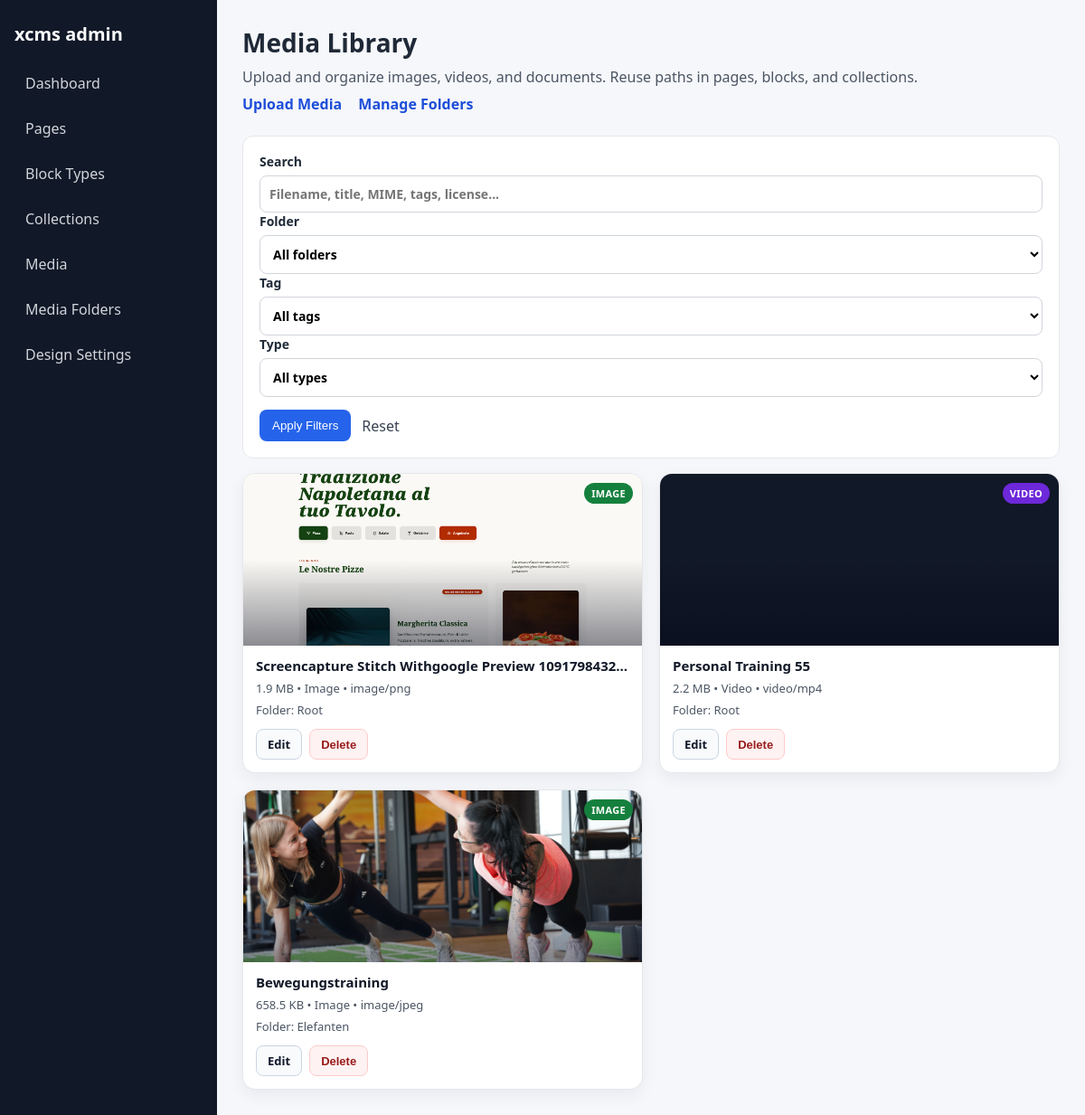
Page /admin/media on the committed database.
### tables this page shows
CREATE TABLE media (
    id INTEGER PRIMARY KEY AUTOINCREMENT,
    title TEXT NOT NULL,
    alt_text TEXT,
    original_name TEXT NOT NULL,
    filename TEXT NOT NULL,
    mime_type TEXT NOT NULL,
    extension TEXT NOT NULL,
    size_bytes INTEGER NOT NULL,
    storage_path TEXT NOT NULL,
    public_url TEXT NOT NULL,
    width INTEGER,
    height INTEGER,
    created_at TEXT NOT NULL,
    updated_at TEXT NOT NULL
, folder_id INTEGER NULL, stored_name TEXT, file_size INTEGER, path TEXT, type TEXT, copyright_text TEXT, copyright_author TEXT, license_name TEXT, license_url TEXT, source_url TEXT, attribution_required INTEGER NOT NULL DEFAULT 0, usage_notes TEXT);

### app/Core/View.php (called while the page is built, shortened)
<?php
class View
{
    private string $basePath;
    public function __construct()
    {
        $this->basePath = BASE_PATH . '/app/Views';
    }
    public function render(string $view, array $data = []): string
    {
        $path = $this->basePath . '/' . $view . '.php';
        extract($data, EXTR_SKIP);
        require $path;
        return ob_get_clean();
    }
}

### app/Core/Controller.php (called while the page is built, shortened)
<?php
abstract class Controller
{
    public function __construct(Request $request, Response $response)
    {
        $this->request = $request;
    }
    protected function render(string $view, array $data = [], string $layout = 'main'): void
    {
        $viewEngine = new View();
        $content = $viewEngine->render($view, $data);
    }
}

### app/Controllers/Admin/MediaAdminController.php (called while the page is built, shortened)
<?php
class MediaAdminController extends Controller
{
    private MediaRepository $mediaRepository;
    private MediaFolderRepository $mediaFolderRepository;
    private MediaTagRepository $mediaTagRepository;
    public function __construct(Request $request, Response $response)
    {
        $this->mediaRepository = new MediaRepository();
        $this->mediaFolderRepository = new MediaFolderRepository();
        $this->mediaTagRepository = new MediaTagRepository();
    }
    public function index(): void
    {
        $filters = $this->resolveListFiltersFromQuery();
        $mediaItems = $this->mediaRepository->searchWithFilters($filters);
        $mediaItems = $this->mediaRepository->attachTagsToMediaList($mediaItems);
        $folderTree = $this->mediaFolderRepository->getTreeList();
        $folderMap = $this->mediaFolderRepository->getIdNameMap();
        $availableTags = $this->mediaTagRepository->all();
        $this->render('admin/media/index', [
            'pageTitle' => 'Media Library',
            'mediaItems' => $mediaItems,
            'folderTree' => $folderTree,
            'folderMap' => $folderMap,
            'selectedFolderId' => $filters['folder_id'],
            'selectedTagId' => $filters['tag_id'],
            'selectedType' => $filters['type'],
            'searchQuery' => $filters['q'],
            'availableTags' => $availableTags,
            'flash' => $this->readFlashFromQuery(),
        ], 'admin');
    }
    private function resolveListFiltersFromQuery(): array
    {
        $q = trim((string) $this->request->getQuery('q', ''));
        $folderRaw = trim((string) $this->request->getQuery('folder_id', ''));
        $folderId = null;
        $tagRaw = trim((string) $this->request->getQuery('tag_id', ''));
        $tagId = null;
        $type = trim((string) $this->request->getQuery('type', ''));
        if (!in_array($type, ['image', 'video', 'document'], true)) {
            $type = '';
        }
        return [
            'q' => $q,
            'folder_id' => $folderId,
            'tag_id' => $tagId,
            'type' => $type,
        ];
    }
    private function readFlashFromQuery(): ?array
    {
        return null;
    }
}

### public/index.php (called while the page is built, shortened)
<?php
try {
    $request = new Request();
    $response = new Response();
    $router = new Router();
    $routes = require dirname(__DIR__) . '/routes.php';
    foreach ($routes as $path => $handler) {
        $router->get($path, $handler);
        $router->post($path, $handler);
    }
    $router->setSlugFallback('PageController', 'show');
    $router->dispatch($request, $response);
} catch (\Exception $e) {
    http_response_code(500);
    echo '<h1>Error</h1>';
    echo '<p>' . htmlspecialchars($e->getMessage()) . '</p>';
    if (getenv('APP_DEBUG')) {
        echo '<pre>' . htmlspecialchars($e->getTraceAsString()) . '</pre>';
    }
}

### app/Core/Autoloader.php (called while the page is built, shortened)
<?php
class Autoloader
{
    private static string $basePath;
    public static function register(string $basePath): void
    {
        self::$basePath = $basePath;
    }
    public static function load(string $class): void
    {
        $path = self::$basePath . '/app/' . str_replace('\\', '/', substr($class, 4)) . '.php';
    }
}

### app/Core/Database.php (called while the page is built, shortened)
<?php
class Database
{
    private static ?PDO $instance = null;
    public static function initialize(string $dbPath): void
    {
        try {
            self::$instance = new PDO(
                'sqlite:' . $dbPath,
                null,
                null,
                [
                    PDO::ATTR_ERRMODE => PDO::ERRMODE_EXCEPTION,
                    PDO::ATTR_DEFAULT_FETCH_MODE => PDO::FETCH_ASSOC,
                ]
            );
        } catch (\PDOException $e) {
            throw new \RuntimeException('Database connection failed: ' . $e->getMessage());
        }
    }
    public static function connection(): PDO
    {
        return self::$instance;
    }
}

### app/Core/Request.php (called while the page is built, shortened)
<?php
class Request
{
    private array $query;
    public function __construct()
    {
        $this->query = $_GET;
    }
    public function getQuery(string $key, mixed $default = null): mixed
    {
        return $this->query[$key] ?? $default;
    }
}

### app/Repositories/MediaRepository.php (called while the page is built, shortened)
<?php
class MediaRepository extends BaseRepository
{
    protected string $table = 'media';
    public function searchWithFilters(array $filters): array
    {
        $whereParts = [];
        $params = [];
        $q = isset($filters['q']) && is_string($filters['q']) ? trim($filters['q']) : '';
        $folderId = isset($filters['folder_id']) && is_int($filters['folder_id']) && $filters['folder_id'] > 0
            ? $filters['folder_id']
            : null;
        $tagId = isset($filters['tag_id']) && is_int($filters['tag_id']) && $filters['tag_id'] > 0
            ? $filters['tag_id']
            : null;
        $type = isset($filters['type']) && is_string($filters['type']) ? trim($filters['type']) : '';
        $sql = "
            SELECT DISTINCT m.*, f.name AS folder_name
            FROM {$this->table} m
            LEFT JOIN media_folders f ON f.id = m.folder_id
        ";
        $sql .= ' ORDER BY m.created_at DESC, m.id DESC';
        $stmt = $this->db->prepare($sql);
        $stmt->execute($params);
        return $this->hydrateAll($stmt->fetchAll(\PDO::FETCH_ASSOC));
    }
    public function attachTagsToMediaList(array $mediaItems): array
    {
        $ids = [];
        foreach ($mediaItems as $media) {
            if ($media instanceof Media && $media->id !== null) {
                $ids[] = (int) $media->id;
            }
        }
        $placeholder = implode(', ', array_fill(0, count($ids), '?'));
        $sql = "
            SELECT a.media_id, t.*
            FROM media_tag_assignments a
            INNER JOIN media_tags t ON t.id = a.tag_id
            WHERE a.media_id IN ({$placeholder})
            ORDER BY t.name ASC
        ";
        $stmt = $this->db->prepare($sql);
        $stmt->execute($ids);
        $rows = $stmt->fetchAll(\PDO::FETCH_ASSOC);
        $tagsByMediaId = [];
        return $mediaItems;
    }
}

### app/Repositories/BaseRepository.php (called while the page is built, shortened)
<?php
abstract class BaseRepository
{
    public function __construct()
    {
        $this->db = Database::connection();
    }
    protected function hydrate(array $row): object
    {
        return new $this->modelClass($row);
    }
    protected function hydrateAll(array $rows): array
    {
        return array_map($this->hydrate(...), $rows);
    }
}

### app/Models/Media.php (called while the page is built, shortened)
<?php
class Media
{
    public string $filename = '';
    public string $type = 'document';
    public ?string $title = null;
    public function fromArray(array $data): self
    {
        return $this;
    }
    public function isImage(): bool
    {
        return $this->type === 'image';
    }
    public function isVideo(): bool
    {
        return $this->type === 'video';
    }
    public function effectiveTitle(): string
    {
        if ($this->title !== null && trim($this->title) !== '') {
            return $this->title;
        }
        return $this->filename;
    }
}

### app/Views/admin/media/index.php (the view, shortened to what this page needs)
<?php
$formatSize = static function (int $bytes): string {
    if ($bytes <= 0) {
        return '0 B';
    }
    $units = ['B', 'KB', 'MB', 'GB'];
    $size = (float) $bytes;
    $unitIndex = 0;
    while ($size >= 1024 && $unitIndex < count($units) - 1) {
        $size /= 1024;
        $unitIndex++;
    }
    return number_format($size, $unitIndex === 0 ? 0 : 1) . ' ' . $units[$unitIndex];
};
?>
<section class="admin-page-header">
    <h2>Media Library</h2>
    <p>Upload and organize images, videos, and documents. Reuse paths in pages, blocks, and collections.</p>
    <p>
        <a href="/admin/media/upload">Upload Media</a>
        <a href="/admin/media/folders">Manage Folders</a>
    </p>
</section>
<section class="admin-grid">
    <form method="get" action="/admin/media" class="stat-card admin-form">
        <div class="media-filter-grid">
            <label>
                Search
                <input type="text" name="q" value="<?= htmlspecialchars((string) ($searchQuery ?? ''), ENT_QUOTES | ENT_SUBSTITUTE, 'UTF-8') ?>" placeholder="Filename, title, MIME, tags, license...">
            </label>
            <label>
                Folder
                <select name="folder_id">
                    <option value="">All folders</option>
                </select>
            </label>
            <label>
                Tag
                <select name="tag_id">
                    <option value="">All tags</option>
                </select>
            </label>
            <label>
                Type
                <select name="type">
                    <option value="">All types</option>
                </select>
            </label>
        </div>
        <div class="form-actions">
            <button type="submit">Apply Filters</button>
            <a href="/admin/media">Reset</a>
        </div>
    </form>
    <?php if (empty($mediaItems)): ?>
        <div class="stat-card media-empty-state">
            <p>No media uploaded yet.</p>
            <a href="/admin/media/upload">Upload your first file</a>
        </div>
    <?php else: ?>
        <div class="media-grid" role="list">
            <?php foreach ($mediaItems as $media): ?>
                <?php
                $isImage = $media->isImage();
                $isVideo = $media->isVideo();
                $isPdf = strtolower((string) $media->extension) === 'pdf';
                $badgeLabel = 'File';
                $badgeClass = 'media-badge-file';
                if ($isImage) {
                    $badgeLabel = 'Image';
                    $badgeClass = 'media-badge-image';
                } elseif ($isVideo) {
                    $badgeLabel = 'Video';
                    $badgeClass = 'media-badge-video';
                } elseif ($isPdf) {
                    $badgeLabel = 'PDF';
                    $badgeClass = 'media-badge-pdf';
                }
                $fileSize = (int) ($media->file_size ?? 0);
                $title = (string) $media->effectiveTitle();
                $mimeType = (string) ($media->mime_type ?? $media->type ?? 'unknown');
                $folderName = (string) ($media->folder_name ?? 'Root');
                $path = (string) $media->path;
                $typeLabel = ucfirst((string) ($media->type ?? 'file'));
                ?>
                <article class="media-card" role="listitem">
                    <div class="media-preview-wrap">
                        <a class="media-preview-link" href="/admin/media/edit?id=<?= (int) $media->id ?>" aria-label="Edit <?= htmlspecialchars($title, ENT_QUOTES | ENT_SUBSTITUTE, 'UTF-8') ?>">
                            <div class="media-preview" aria-hidden="true">
                                <?php if ($isImage): ?>
                                    <img src="<?= htmlspecialchars($path, ENT_QUOTES | ENT_SUBSTITUTE, 'UTF-8') ?>" alt="<?= htmlspecialchars((string) ($media->alt_text ?? $title), ENT_QUOTES | ENT_SUBSTITUTE, 'UTF-8') ?>" loading="lazy">
                                <?php elseif ($isVideo): ?>
                                    <video class="media-video" src="<?= htmlspecialchars($path, ENT_QUOTES | ENT_SUBSTITUTE, 'UTF-8') ?>" muted preload="metadata" playsinline aria-label="Video preview"></video>
                                <?php elseif ($isPdf): ?>
                                    <div class="media-preview-file media-preview-pdf" aria-label="PDF file preview">PDF</div>
                                <?php else: ?>
                                    <div class="media-preview-file media-preview-generic" aria-label="File preview">FILE</div>
                                <?php endif; ?>
                            </div>
                            <span class="media-badge <?= $badgeClass ?>"><?= htmlspecialchars($badgeLabel, ENT_QUOTES | ENT_SUBSTITUTE, 'UTF-8') ?></span>
                        </a>
                    </div>
                    <div class="media-info">
                        <h3 class="media-name" title="<?= htmlspecialchars($title, ENT_QUOTES | ENT_SUBSTITUTE, 'UTF-8') ?>"><?= htmlspecialchars($title, ENT_QUOTES | ENT_SUBSTITUTE, 'UTF-8') ?></h3>
                        <p class="media-meta-line"><?= htmlspecialchars($formatSize($fileSize), ENT_QUOTES | ENT_SUBSTITUTE, 'UTF-8') ?> • <?= htmlspecialchars($typeLabel, ENT_QUOTES | ENT_SUBSTITUTE, 'UTF-8') ?> • <?= htmlspecialchars($mimeType, ENT_QUOTES | ENT_SUBSTITUTE, 'UTF-8') ?></p>
                        <p class="media-meta-line">Folder: <?= htmlspecialchars($folderName, ENT_QUOTES | ENT_SUBSTITUTE, 'UTF-8') ?></p>
                    </div>
                    <div class="media-actions">
                        <a class="media-action-btn" href="/admin/media/edit?id=<?= (int) $media->id ?>">Edit</a>
                        <form method="post" action="/admin/media/delete" class="media-action-form" onsubmit="return confirm('Delete this media file and its physical file?');">
                            <button type="submit" class="media-action-btn media-action-btn-danger">Delete</button>
                        </form>
                    </div>
                </article>
            <?php endforeach; ?>
        </div>
    <?php endif; ?>
</section>

### rows in the picture
media: path (picture), type "IMAGE", title "Screencapture Stitch Withgoogle Preview 1091798432…", file_size "1.9 MB", type "Image", mime_type "image/png", folderName "Root"
media: type "VIDEO", title "Personal Training 55", file_size "2.2 MB", type "Video", mime_type "video/mp4", folderName "Root"
media: path (picture), type "IMAGE", title "Bewegungstraining", file_size "658.5 KB", type "Image", mime_type "image/jpeg", folderName "Elefanten"
